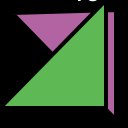
Frame 1 (no input)
Frame 60 (no input): identical to frame 1, image omitted
Frame 120 (the mouse pressed at the canvas centre since frame 60): identical to frame 1, image omitted

The p5.js sketch that drew this single still picture (run headless with seeded random() and noise() and a simulated clock; from frame 60 on, the mouse is pressed at the canvas centre):

// p5.js sketch
// ── sketch.js
function setup() {
  createCanvas(128,128);
}

function draw() {
  background(0);
  strokeWeight(4);
  fill(178, 100, 162);
  triangle(12,13,116,120,116,10);
  fill(94, 185, 84);
  triangle(0,108,106,108,106,0);
  fill(255);
  textSize(32);
  textFont("serif");
  text("46", 68, 1);
}
